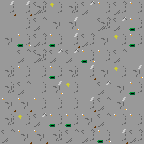

The image is a tile-based game level rendered from a .tmx file. Its description and complete source (layers, tilesets, objects, tile grids) follow:
An orthogonal 9x9 tile map with 16x16 px tiles, 2 tile layers (floor, walls), 3 tilesets and 11 objects (9x janitor, finish, player).

<map version="1.2" tiledversion="1.3.4" orientation="orthogonal" renderorder="left-up" width="9" height="9" tilewidth="16" tileheight="16" infinite="0" nextlayerid="4" nextobjectid="18">
 <tileset firstgid="1" source="bum.tsx" />
 <tileset firstgid="3" source="TileCollection.tsx" />
 <tileset firstgid="34" source="janitor.tsx" />
 <layer id="1" name="floor" width="9" height="9">
  <data encoding="csv">
21,21,13,15,11,20,17,12,17,
14,9,8,10,19,14,13,20,16,
10,22,12,16,21,12,10,15,16,
14,8,13,20,20,22,17,8,14,
11,17,9,16,11,21,10,15,19,
11,8,9,19,15,14,20,10,16,
18,18,17,9,9,21,8,19,14,
11,15,20,16,16,18,8,17,17,
8,18,18,11,8,12,22,21,12
</data>
 </layer>
 <layer id="2" name="walls" width="9" height="9">
  <data encoding="csv">
0,0,0,0,0,0,0,0,0,
0,0,0,0,0,0,0,0,0,
0,0,0,0,0,0,0,0,0,
0,0,0,0,0,0,0,0,0,
0,0,0,0,0,0,0,0,0,
0,0,0,0,0,0,0,0,0,
0,0,0,0,0,0,0,0,0,
0,0,0,0,0,0,0,0,0,
0,0,0,0,0,0,0,0,0
</data>
 </layer>
 <objectgroup id="3" name="objects">
  <object id="2" name="finish" gid="5" x="80" y="48" width="16" height="16" />
  <object id="1" name="player" gid="1" x="48" y="96" width="16" height="16" />
  <object id="4" type="janitor" gid="34" x="64" y="48" width="16" height="16" />
  <object id="10" type="janitor" gid="34" x="80" y="64" width="16" height="16" />
  <object id="11" type="janitor" gid="34" x="96" y="48" width="16" height="16" />
  <object id="12" type="janitor" gid="34" x="80" y="32" width="16" height="16" />
  <object id="13" type="janitor" gid="34" x="48" y="128" width="16" height="16" />
  <object id="14" type="janitor" gid="34" x="112" y="112" width="16" height="16" />
  <object id="15" type="janitor" gid="34" x="32" y="48" width="16" height="16" />
  <object id="16" type="janitor" gid="34" x="16" y="112" width="16" height="16" />
  <object id="17" type="janitor" gid="34" x="32" y="96" width="16" height="16" />
 </objectgroup>
</map>
